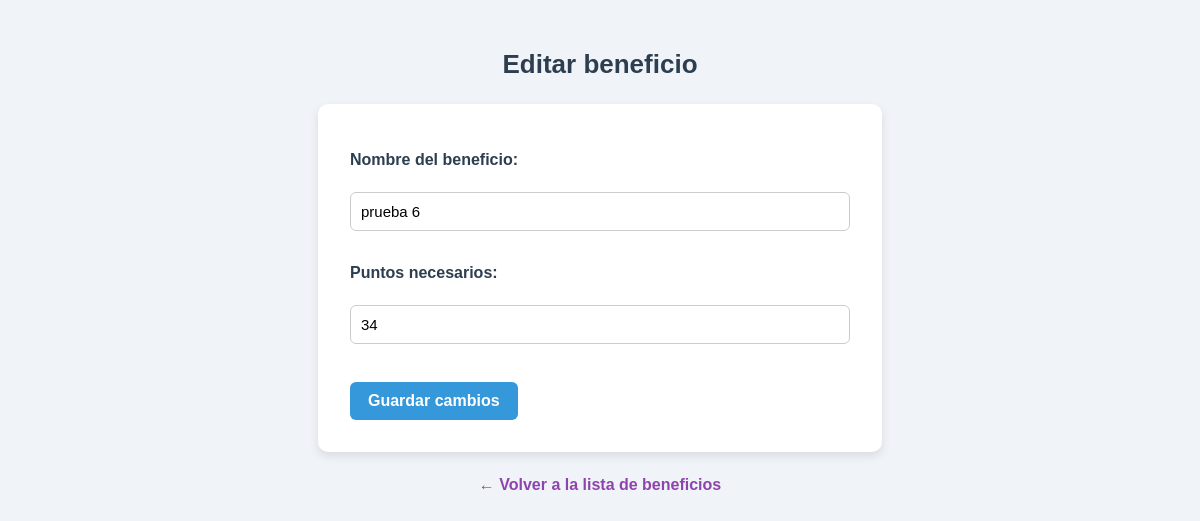
/admin/editar_beneficio/7 (signed in), run on an earlier commit of the app's database.
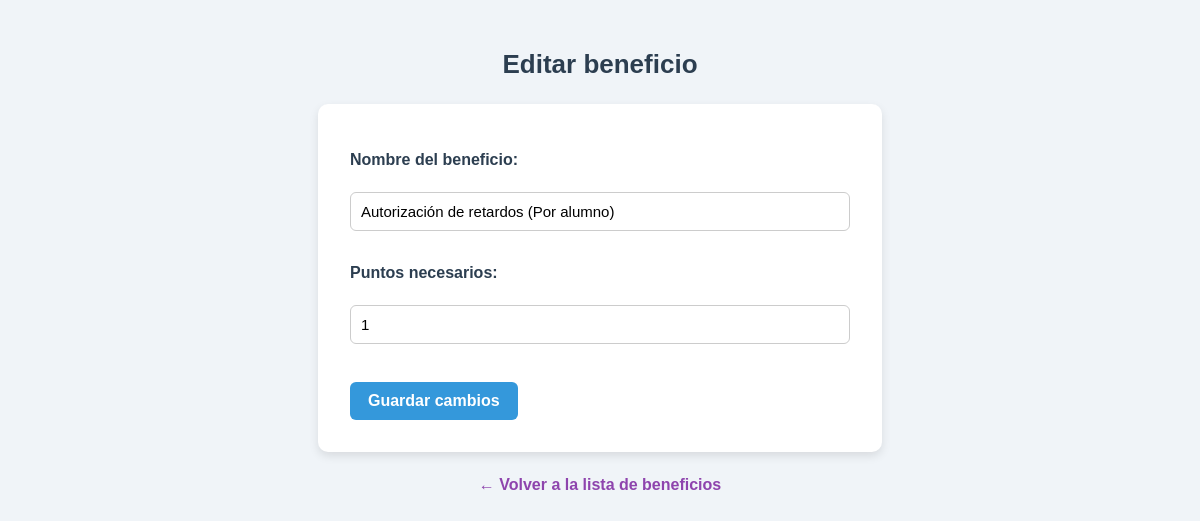
And on a later commit of the database.
### app/models.py (models this page shows)
class Beneficio(db.Model):
    id = db.Column(db.Integer, primary_key=True)
    nombre = db.Column(db.String(100), nullable=False)
    puntos_requeridos = db.Column(db.Integer, nullable=False)

### app/routes.py (the view, shortened to what this page needs)
@app.route('/admin/editar_beneficio/<int:beneficio_id>', methods=['GET', 'POST'])
def editar_beneficio(beneficio_id):
    if 'admin_id' not in session:
        return redirect(url_for('login'))
    beneficio = Beneficio.query.get_or_404(beneficio_id)
    return render_template('editar_beneficio.html', beneficio=beneficio)

### app/__init__.py (called while the page is built)
@app.before_request
def mantener_sesion_activa():
    session.permanent = True

### app/templates/editar_beneficio.html (shortened to what this page needs)
<!DOCTYPE html>
<html>
<head>
    <link rel="stylesheet" href="{{ url_for('static', filename='css/crear.css') }}">
</head>
<body>
    <h1>Editar beneficio</h1>
    <form method="POST">
        <label for="nombre">Nombre del beneficio:</label><br>
        <input type="text" id="nombre" name="nombre" value="{{ beneficio.nombre }}" required><br><br>
        <label for="puntos_requeridos">Puntos necesarios:</label><br>
        <input type="number" id="puntos_requeridos" name="puntos_requeridos" value="{{ beneficio.puntos_requeridos }}" required><br><br>
        <button type="submit">Guardar cambios</button>
    </form>
    <p><a href="{{ url_for('crear_beneficio') }}">← Volver a la lista de beneficios</a></p>
</body>
</html>

What changed in the data, as far as the page shows it:
changed Beneficio: nombre "prueba 6" → "Autorización de retardos (Por alumno)"; puntos_requeridos "34" → "1"
